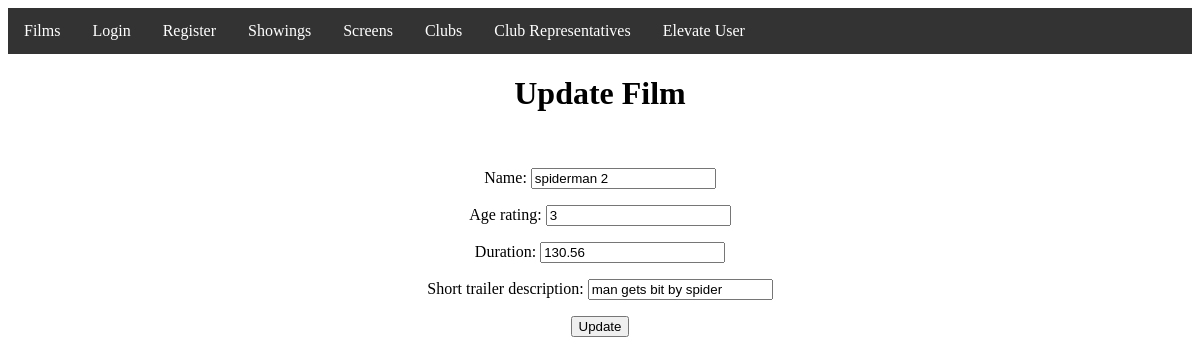
Page /update_film/1/ on the committed database.
### UWEFlix/models.py (models this page shows, shortened)
class Film(models.Model):
    name = models.CharField(max_length=255)
    age_rating = models.PositiveSmallIntegerField()
    duration = models.DecimalField(max_digits=5, decimal_places=2)
    short_trailer_description = models.CharField(max_length=255)

### UWEFlix/views.py (the view)
# urls.py: path('update_film/<film_id>/', views.update_film, name='update_film'),
def update_film(request, film_id):
    film = Film.objects.get(pk=film_id)
    form = FilmForm(request.POST or None, instance=film)
    if form.is_valid():
        form.save()
        return redirect('films')
    return render(request, 'UWEFlix/update_film.html', {'film':film, 'form':form})

### UWEFlix/forms.py
class FilmForm(forms.ModelForm):
    class Meta:
        model = Film
        fields = ['name', 'age_rating', 'duration', 'short_trailer_description']

### UWEFlix/templates/UWEFlix/update_film.html (shortened to what this page needs)
{% extends 'UWEFlix/navbar.html' %}
{% block content %}
<html>
  <head>
    <link rel="stylesheet" href="/static/films.css">
  </head>
  <body>
    <center>
        <h1>Update Film</h1>
        <br>
        <form action="" method=POST>
          {{form.as_p }}
          <input type="submit" value="Update" class="btn btn-success">
        </form>
    </center>
  </body>
</html>
{% endblock %}

### rows in the picture
Film: name "spiderman 2", age_rating "3", duration "130.56", short_trailer_description "man gets bit by spider"
